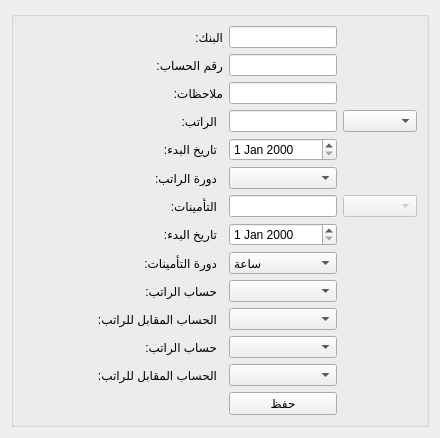
         <widget class="QWidget" name="page_4">
          <property name="geometry">
           <rect>
            <x>0</x>
            <y>0</y>
            <width>440</width>
            <height>399</height>
           </rect>
          </property>
          <attribute name="label">
           <string>المعلومات المالية</string>
          </attribute>
          <layout class="QGridLayout" name="gridLayout_8">
           <item row="0" column="0">
            <widget class="QGroupBox" name="bank_info_groupbox">
             <property name="title">
              <string/>
             </property>
             <layout class="QGridLayout" name="bank_info_layout">
              <item row="3" column="1">
               <widget class="QLabel" name="salary_label">
                <property name="text">
                 <string>الراتب:</string>
                </property>
               </widget>
              </item>
              <item row="2" column="1" colspan="2">
               <widget class="QLabel" name="notes_label">
                <property name="text">
                 <string>ملاحظات:</string>
                </property>
               </widget>
              </item>
              <item row="4" column="1">
               <widget class="QLabel" name="insurance_label_7">
                <property name="text">
                 <string>تاريخ البدء:</string>
                </property>
               </widget>
              </item>
              <item row="12" column="1">
               <widget class="QLabel" name="insurance_label_5">
                <property name="text">
                 <string>الحساب المقابل للراتب:</string>
                </property>
               </widget>
              </item>
              <item row="3" column="4">
               <widget class="QComboBox" name="employee_salary_currency_combobox"/>
              </item>
              <item row="2" column="4">
               <spacer name="horizontalSpacer_3">
                <property name="orientation">
                 <enum>Qt::Horizontal</enum>
                </property>
                <property name="sizeHint" stdset="0">
                 <size>
                  <width>40</width>
                  <height>20</height>
                 </size>
                </property>
               </spacer>
              </item>
              <item row="6" column="4">
               <widget class="QComboBox" name="employee_insurance_currency_combobox">
                <property name="enabled">
                 <bool>false</bool>
                </property>
               </widget>
              </item>
              <item row="8" column="1">
               <widget class="QLabel" name="salary_label_2">
                <property name="text">
                 <string>دورة التأمينات:</string>
                </property>
               </widget>
              </item>
              <item row="11" column="1">
               <widget class="QLabel" name="insurance_label_4">
                <property name="text">
                 <string>حساب الراتب:</string>
                </property>
               </widget>
              </item>
              <item row="0" column="1" colspan="2">
               <widget class="QLabel" name="bank_label">
                <property name="text">
                 <string>البنك:</string>
                </property>
               </widget>
              </item>
              <item row="13" column="3">
               <widget class="QPushButton" name="employee_save_bank_info_btn">
                <property name="text">
                 <string>حفظ</string>
                </property>
               </widget>
              </item>
              <item row="10" column="1">
               <widget class="QLabel" name="insurance_label_3">
                <property name="text">
                 <string>الحساب المقابل للراتب:</string>
                </property>
               </widget>
              </item>
              <item row="12" column="3">
               <widget class="QComboBox" name="employee_insurance_opposite_account_combobox"/>
              </item>
              <item row="11" column="3">
               <widget class="QComboBox" name="employee_insurance_account_combobox"/>
              </item>
              <item row="7" column="3">
               <widget class="QDateEdit" name="employee_insurance_start_date_input"/>
              </item>
              <item row="7" column="1">
               <widget class="QLabel" name="insurance_label_6">
                <property name="text">
                 <string>تاريخ البدء:</string>
                </property>
               </widget>
              </item>
              <item row="2" column="3">
               <widget class="QLineEdit" name="employee_bank_notes_input"/>
              </item>
              <item row="1" column="1" colspan="2">
               <widget class="QLabel" name="account_number_label">
                <property name="text">
                 <string>رقم الحساب:</string>
                </property>
               </widget>
              </item>
              <item row="2" column="0">
               <spacer name="horizontalSpacer_4">
                <property name="orientation">
                 <enum>Qt::Horizontal</enum>
                </property>
                <property name="sizeHint" stdset="0">
                 <size>
                  <width>40</width>
                  <height>20</height>
                 </size>
                </property>
               </spacer>
              </item>
              <item row="6" column="1">
               <widget class="QLabel" name="insurance_label">
                <property name="text">
                 <string>التأمينات:</string>
                </property>
               </widget>
              </item>
              <item row="4" column="3">
               <widget class="QDateEdit" name="employee_salary_start_date_input"/>
              </item>
              <item row="8" column="3">
               <widget class="QComboBox" name="employee_insurance_cycle_combobox">
                <item>
                 <property name="text">
                  <string>ساعة</string>
                 </property>
                </item>
                <item>
                 <property name="text">
                  <string>يوم</string>
                 </property>
                </item>
                <item>
                 <property name="text">
                  <string>اسبوع</string>
                 </property>
                </item>
                <item>
                 <property name="text">
                  <string>شهر</string>
                 </property>
                </item>
               </widget>
              </item>
              <item row="6" column="3">
               <widget class="QLineEdit" name="employee_insurance_input"/>
              </item>
              <item row="3" column="3">
               <widget class="QLineEdit" name="employee_salary_input"/>
              </item>
              <item row="0" column="3">
               <widget class="QLineEdit" name="employee_bank_input"/>
              </item>
              <item row="10" column="3">
               <widget class="QComboBox" name="employee_salary_opposite_account_combobox"/>
              </item>
              <item row="9" column="1">
               <widget class="QLabel" name="insurance_label_2">
                <property name="text">
                 <string>حساب الراتب:</string>
                </property>
               </widget>
              </item>
              <item row="1" column="3">
               <widget class="QLineEdit" name="employee_bank_account_number_input"/>
              </item>
              <item row="9" column="3">
               <widget class="QComboBox" name="employee_salary_account_combobox"/>
              </item>
              <item row="5" column="1">
               <widget class="QLabel" name="salary_label_3">
                <property name="text">
                 <string>دورة الراتب:</string>
                </property>
               </widget>
              </item>
              <item row="5" column="3">
               <widget class="QComboBox" name="employee_salary_cycle_combobox"/>
              </item>
             </layout>
            </widget>
           </item>
          </layout>
         </widget>
